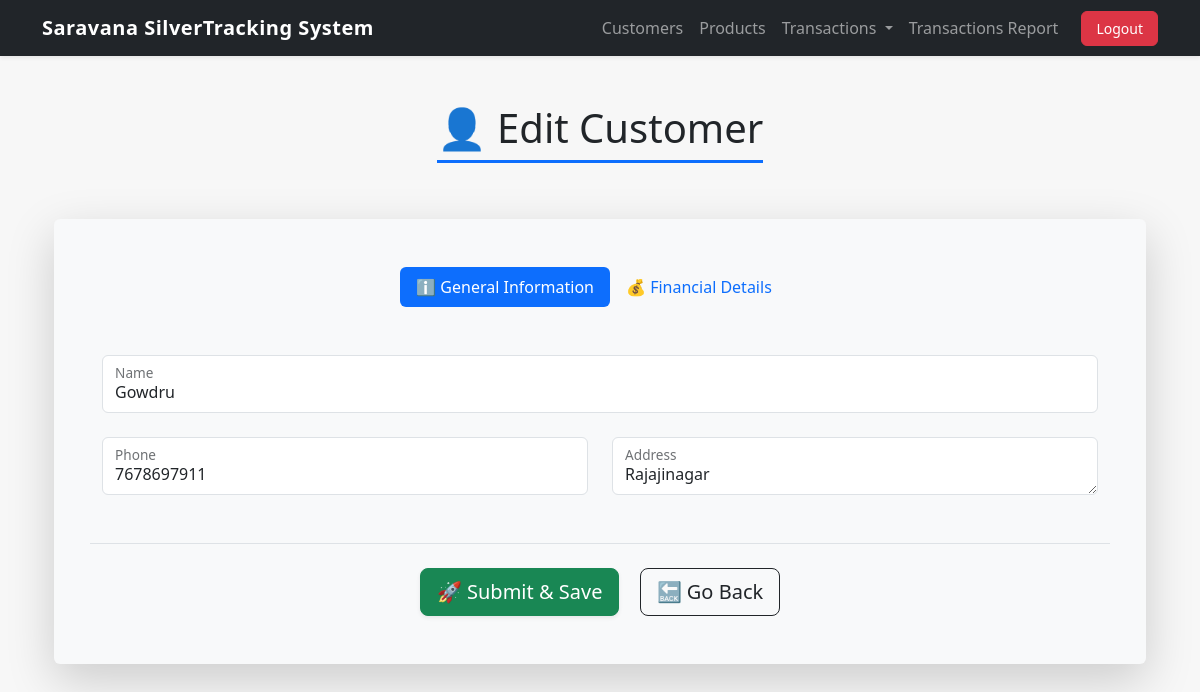
Page /customers/edit/1/ (signed in) on the committed database.
### customers/models.py (models this page shows, shortened)
class Customer(models.Model):
    name = models.CharField(max_length=255)
    phone = models.CharField(max_length=20, blank=True, null=True)
    address = models.TextField(blank=True, null=True)
    opening_balance = models.FloatField(default=0)  # opening silver

### customers/views.py (the view)
# urls.py: path('edit/<int:pk>/', views.customer_edit, name='customer_edit'),
def customer_edit(request, pk):
    customer = get_object_or_404(Customer, pk=pk)
    if request.method == 'POST':
        form = CustomerForm(request.POST, instance=customer)
        if form.is_valid():
            form.save()
            return redirect('customers:customer_list')
    else:
        form = CustomerForm(instance=customer)
    return render(request, 'customers/customer_form.html', {'form': form, 'title': 'Edit Customer'})

### customers/forms.py
class CustomerForm(forms.ModelForm):
    class Meta:
        model = Customer
        fields = ['name', 'phone', 'address', 'opening_balance']
        widgets = {
            'name': forms.TextInput(attrs={'class': 'form-control'}),
            'phone': forms.TextInput(attrs={'class': 'form-control'}),
            'address': forms.Textarea(attrs={'class': 'form-control', 'rows':3}),
            'opening_balance': forms.NumberInput(attrs={'class': 'form-control'}),
        }

### templates/customers/customer_form.html (shortened to what this page needs)
{% extends "base.html" %}
{% load static %}
{% block content %}
<div class="container mt-5 mb-5">
    <div class="d-flex justify-content-center mb-5">
        <h1 class="display-6 text-dark border-bottom border-primary border-3 pb-2">
            👤 {{ title }}
        </h1>
    </div>
    <div class="card shadow-lg border-0 bg-light">
        <div class="card-body p-md-5">
            <form method="POST" id="customerForm" class="row g-4">
                <ul class="nav nav-pills mb-4 justify-content-center" id="pills-tab" role="tablist">
                    <li class="nav-item">
                        <button class="nav-link active" id="general-tab" data-bs-toggle="pill"
                                data-bs-target="#general-section" type="button">
                            ℹ️ General Information
                        </button>
                    </li>
                    <li class="nav-item">
                        <button class="nav-link" id="financial-tab" data-bs-toggle="pill"
                                data-bs-target="#financial-section" type="button">
                            💰 Financial Details
                        </button>
                    </li>
                </ul>
                <div class="tab-content">
                    <div class="tab-pane fade show active" id="general-section">
                        <div class="row g-4">
                            <div class="col-md-12">
                                <div class="form-floating">
                                    {{ form.name }}
                                    <label for="{{ form.name.id_for_label }}">{{ form.name.label }}</label>
                                </div>
                            </div>
                            {% for field in form %}
                                {% if field.name != 'name' and field.name != 'opening_balance' %}
                                    <div class="col-md-6">
                                        <div class="form-floating">
                                            {{ field }}
                                            <label for="{{ field.id_for_label }}">{{ field.label }}</label>
                                        </div>
                                    </div>
                                {% endif %}
                            {% endfor %}
                        </div>
                    </div>
                </div>
                <div class="col-12 mt-5 text-center border-top pt-4">
                    <button type="submit" class="btn btn-lg btn-success me-3 shadow-sm">
                        🚀 Submit & Save
                    </button>
                    <a href="{% url 'customers:customer_list' %}" class="btn btn-lg btn-outline-dark">
                        🔙 Go Back
                    </a>
                </div>
            </form>
        </div>
    </div>
</div>
{% endblock %}

### templates/base.html (style rules this page uses)
body { background-color: #f7f7f7; }
.nav-link { font-size: 16px; font-weight: 500; }

### rows in the picture
Customer: name "Gowdru", form "7678697911" "Rajajinagar"

### other values in the picture
{{ title }} "Edit Customer"
